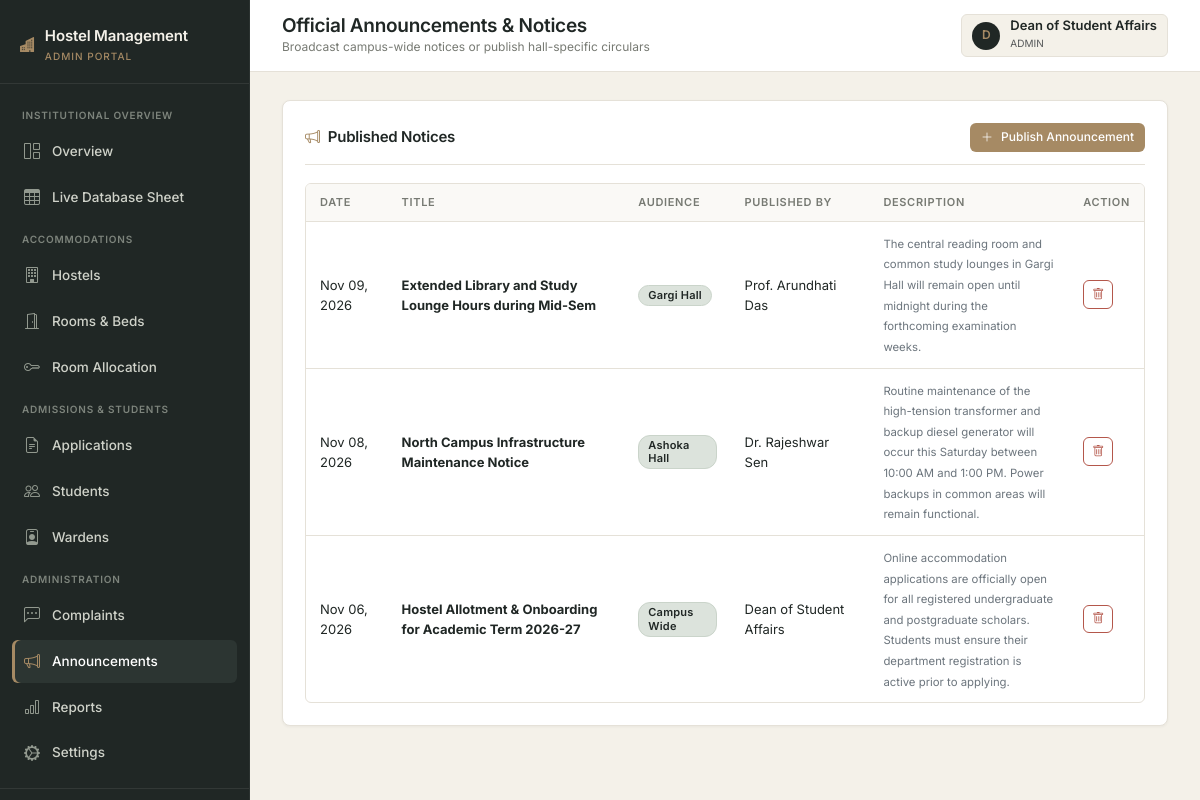
Page /admin/announcements (signed in) on the committed database.
### hostel_allocation_system/app/models.py (models this page shows, shortened)
class User(UserMixin, db.Model):
    __tablename__ = "users"
    id = db.Column(db.Integer, primary_key=True)
    name = db.Column(db.String(100), nullable=False)
    email = db.Column(db.String(120), unique=True, nullable=False, index=True)
    password_hash = db.Column(db.String(255), nullable=False)
    role = db.Column(db.Enum("student", "warden", "admin", name="user_roles"), nullable=False)
    created_at = db.Column(db.DateTime, default=datetime.utcnow, nullable=False)
    student = db.relationship("Student", backref="user", uselist=False, cascade="all, delete-orphan")
    warden = db.relationship("Warden", backref="user", uselist=False, cascade="all, delete-orphan")

class Announcement(db.Model):
    __tablename__ = "announcements"
    id = db.Column(db.Integer, primary_key=True)
    title = db.Column(db.String(150), nullable=False)
    description = db.Column(db.Text, nullable=False)
    hostel_id = db.Column(db.Integer, db.ForeignKey("hostels.id", ondelete="CASCADE"), nullable=True)
    created_by = db.Column(db.Integer, db.ForeignKey("users.id"), nullable=False)
    created_at = db.Column(db.DateTime, default=datetime.utcnow, nullable=False)
    creator = db.relationship("User")

class Hostel(db.Model):
    __tablename__ = "hostels"
    id = db.Column(db.Integer, primary_key=True)
    hostel_name = db.Column(db.String(100), unique=True, nullable=False)
    hostel_type = db.Column(db.Enum("Boys", "Girls", "Co-ed", name="hostel_types"), nullable=False)
    address = db.Column(db.String(255), nullable=False)
    total_rooms = db.Column(db.Integer, default=0, nullable=False)
    description = db.Column(db.Text)
    rooms = db.relationship("Room", backref="hostel", cascade="all, delete-orphan", lazy="dynamic")
    wardens = db.relationship("Warden", backref="hostel", lazy="dynamic")
    complaints = db.relationship("Complaint", backref="hostel", lazy="dynamic")
    announcements = db.relationship("Announcement", backref="hostel", lazy="dynamic")

### hostel_allocation_system/app/admin/routes.py (the view, shortened to what this page needs)
@bp.route("/announcements", methods=["GET", "POST"])
@login_required
@role_required("admin")
def announcements():
    form = AnnouncementForm()
    hostels = Hostel.query.all()
    form.hostel_id.choices = [(0, "All Hostels (Campus-wide)")] + [(h.id, h.hostel_name) for h in hostels]
    all_anns = Announcement.query.order_by(Announcement.created_at.desc()).all()
    return render_template("admin/announcements.html", announcements=all_anns, hostels=hostels, form=form)

### hostel_allocation_system/app/__init__.py (called while the page is built)
@login_manager.user_loader
def load_user(user_id):
    from .models import User
    return db.session.get(User, int(user_id))

### hostel_allocation_system/app/templates/admin/announcements.html (shortened to what this page needs)
{% extends "shared/base.html" %}
{% block page_title %}Official Announcements & Notices{% endblock %}
{% block page_subtitle %}Broadcast campus-wide notices or publish hall-specific circulars{% endblock %}
{% block content %}
<div class="content-panel">
  <div class="panel-header">
    <h2 class="panel-title"><i class="bi bi-megaphone text-warning" style="color: var(--accent-bronze) !important;"></i> Published Notices</h2>
    <button class="btn-custom btn-bronze btn-sm-custom" data-bs-toggle="modal" data-bs-target="#newAnnouncementModal">
      <i class="bi bi-plus-lg"></i> Publish Announcement
    </button>
  </div>
  {% if announcements %}
    <div class="table-responsive-wrapper">
      <table class="custom-table">
        <thead>
          <tr>
            <th>Date</th>
            <th>Title</th>
            <th>Audience</th>
            <th>Published By</th>
            <th>Description</th>
            <th>Action</th>
          </tr>
        </thead>
        <tbody>
          {% for ann in announcements %}
            <tr>
              <td>{{ ann.created_at.strftime('%b %d, %Y') }}</td>
              <td class="fw-bold">{{ ann.title }}</td>
              <td>
                <span class="custom-badge badge-neutral">
                  {{ ann.hostel.hostel_name if ann.hostel else 'Campus Wide' }}
                </span>
              </td>
              <td>{{ ann.creator.name if ann.creator else 'Admin' }}</td>
              <td style="max-width: 320px;"><span class="text-secondary small">{{ ann.description }}</span></td>
              <td>
                <form method="POST" action="{{ url_for('admin.delete_announcement', ann_id=ann.id) }}"
                      onsubmit="return confirm('Delete this announcement?');" class="d-inline">
                  <button type="submit" class="btn-custom btn-danger-outline btn-sm-custom py-1 px-2" title="Delete Announcement">
                    <i class="bi bi-trash"></i>
                  </button>
                </form>
              </td>
            </tr>
          {% endfor %}
        </tbody>
      </table>
    </div>
  {% else %}
    <div class="text-center py-5 text-muted small">No announcements published.</div>
  {% endif %}
</div>
{% endblock %}

### hostel_allocation_system/app/templates/shared/base.html (shortened to what this page needs)
<!DOCTYPE html>
<html lang="en">
<head>
  <link rel="stylesheet" href="https://cdn.jsdelivr.net/npm/bootstrap@5.3.3/dist/css/bootstrap.min.css">
  <link rel="stylesheet" href="https://cdn.jsdelivr.net/npm/bootstrap-icons@1.11.3/font/bootstrap-icons.min.css">
  <link rel="stylesheet" href="{{ url_for('static', filename='css/main.css') }}">
</head>
<body>
{% if current_user.is_authenticated %}
  <div class="app-wrapper">
    <aside class="app-sidebar">
      <div class="sidebar-header">
        <div class="sidebar-brand">
          <i class="bi bi-buildings-fill text-warning" style="color: var(--accent-bronze) !important;"></i>
          <div>
            <div>Hostel Management</div>
            <small>{{ current_user.role }} portal</small>
          </div>
        </div>
      </div>
      <nav class="sidebar-nav">
        {% if current_user.role == 'admin' %}
          <div class="nav-section-title">Institutional Overview</div>
          <a href="{{ url_for('admin.overview') }}" class="{{ 'active' if request.endpoint == 'admin.overview' else '' }}">
            <i class="bi bi-grid-1x2"></i> Overview
          </a>
          <a href="{{ url_for('admin.sheets') }}" class="{{ 'active' if request.endpoint == 'admin.sheets' else '' }}">
            <i class="bi bi-table"></i> Live Database Sheet
          </a>
          <div class="nav-section-title">Accommodations</div>
          <a href="{{ url_for('admin.hostels') }}" class="{{ 'active' if request.endpoint == 'admin.hostels' else '' }}">
            <i class="bi bi-building"></i> Hostels
          </a>
          <a href="{{ url_for('admin.rooms') }}" class="{{ 'active' if request.endpoint == 'admin.rooms' else '' }}">
            <i class="bi bi-door-open"></i> Rooms & Beds
          </a>
          <a href="{{ url_for('admin.allocations') }}" class="{{ 'active' if request.endpoint == 'admin.allocations' else '' }}">
            <i class="bi bi-key"></i> Room Allocation
          </a>
          <div class="nav-section-title">Admissions & Students</div>
          <a href="{{ url_for('admin.applications') }}" class="{{ 'active' if request.endpoint == 'admin.applications' else '' }}">
            <i class="bi bi-file-earmark-text"></i> Applications
          </a>
          <a href="{{ url_for('admin.students') }}" class="{{ 'active' if request.endpoint == 'admin.students' else '' }}">
            <i class="bi bi-people"></i> Students
          </a>
          <a href="{{ url_for('admin.wardens') }}" class="{{ 'active' if request.endpoint == 'admin.wardens' else '' }}">
            <i class="bi bi-person-badge"></i> Wardens
          </a>
          <div class="nav-section-title">Administration</div>
          <a href="{{ url_for('admin.complaints') }}" class="{{ 'active' if request.endpoint == 'admin.complaints' else '' }}">
            <i class="bi bi-chat-left-dots"></i> Complaints
          </a>
          <a href="{{ url_for('admin.announcements') }}" class="{{ 'active' if request.endpoint == 'admin.announcements' else '' }}">
            <i class="bi bi-megaphone"></i> Announcements
          </a>
          <a href="{{ url_for('admin.reports') }}" class="{{ 'active' if request.endpoint == 'admin.reports' else '' }}">
            <i class="bi bi-bar-chart"></i> Reports
          </a>
          <a href="{{ url_for('admin.settings') }}" class="{{ 'active' if request.endpoint == 'admin.settings' else '' }}">
            <i class="bi bi-gear-wide-connected"></i> Settings
          </a>
        {% endif %}
      </nav>
      <div class="sidebar-footer">
      </div>
    </aside>
    <div class="app-main">
      <header class="app-topbar">
        <div class="d-flex align-items-center gap-3">
          <div class="topbar-title">
            <h1>{% block page_title %}Dashboard{% endblock %}</h1>
            <div class="breadcrumb-sub">{% block page_subtitle %}{{ college_name }}{% endblock %}</div>
          </div>
        </div>
        <div class="topbar-actions">
          <div class="user-profile-badge">
            <div class="user-avatar">{{ current_user.name[:1] }}</div>
            <div>
              <div class="fw-semibold lh-1">{{ current_user.name }}</div>
              <small class="text-muted text-uppercase" style="font-size: 10px;">{{ current_user.role }}</small>
            </div>
          </div>
        </div>
      </header>
      <div class="app-content">
        {% block content %}{% endblock %}
      </div>
    </div>
  </div>
{% endif %}
</body>
</html>

### rows in the picture
User: role "ADMIN", name "D", name "Dean of Student Affairs"
Announcement: created_at "Nov 09, 2026", title "Extended Library and Study Lounge Hours during Mid-Sem", hostel "Gargi Hall", creator "Prof. Arundhati Das", description "The central reading room and common study lounges in Gargi Hall will remain open until midnight during the forthcoming examination weeks."
Announcement: created_at "Nov 08, 2026", title "North Campus Infrastructure Maintenance Notice", hostel "Ashoka Hall", creator "Dr. Rajeshwar Sen", description "Routine maintenance of the high-tension transformer and backup diesel generator will occur this Saturday between 10:00 AM and 1:00 PM. Power backups in common areas will remain functional."
Announcement: created_at "Nov 06, 2026", title "Hostel Allotment & Onboarding for Academic Term 2026-27", hostel "Campus Wide", creator "Dean of Student Affairs", description "Online accommodation applications are officially open for all registered undergraduate and postgraduate scholars. Students must ensure their department registration is active prior to applying."
